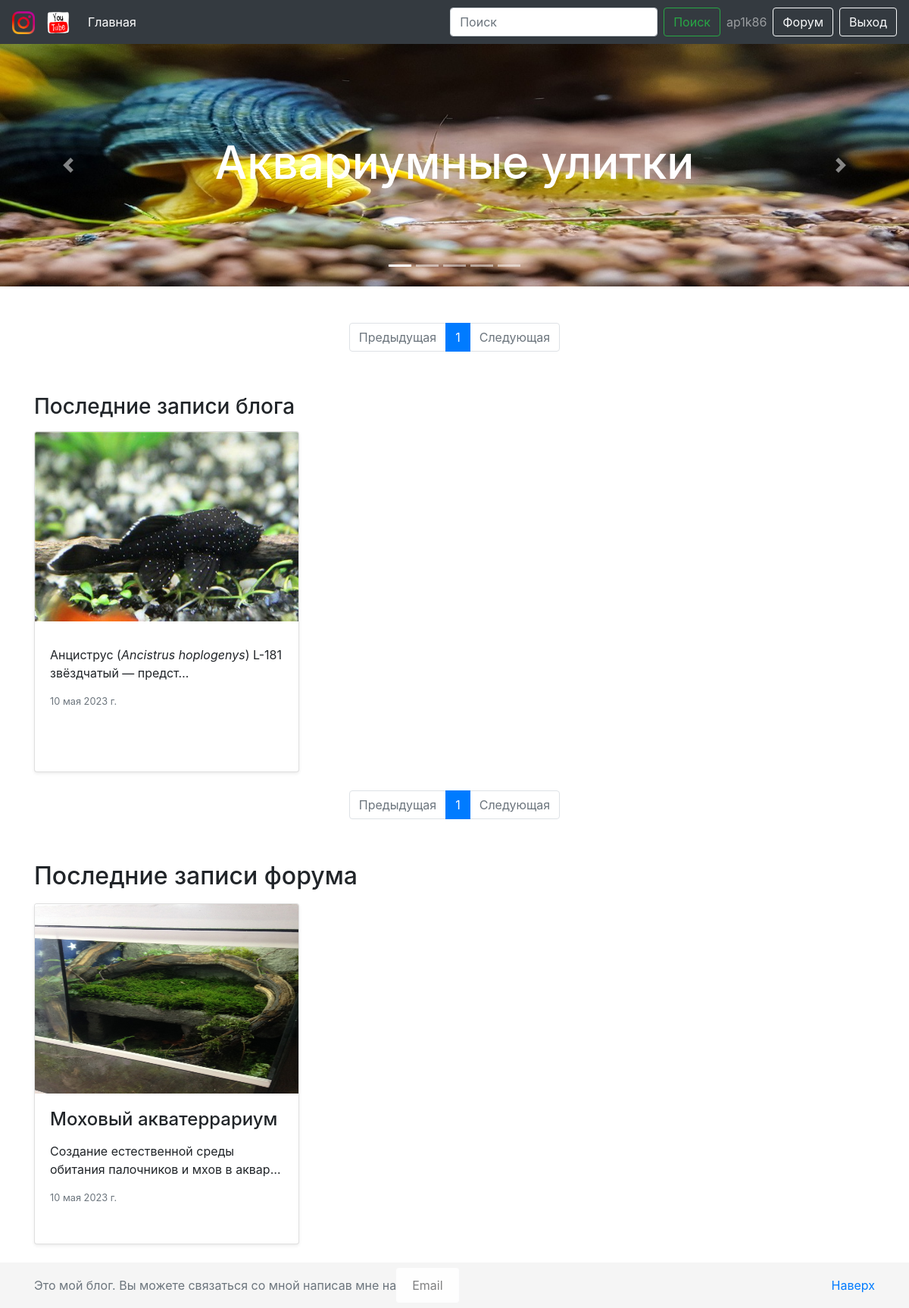
The app's page / (signed in), older data.
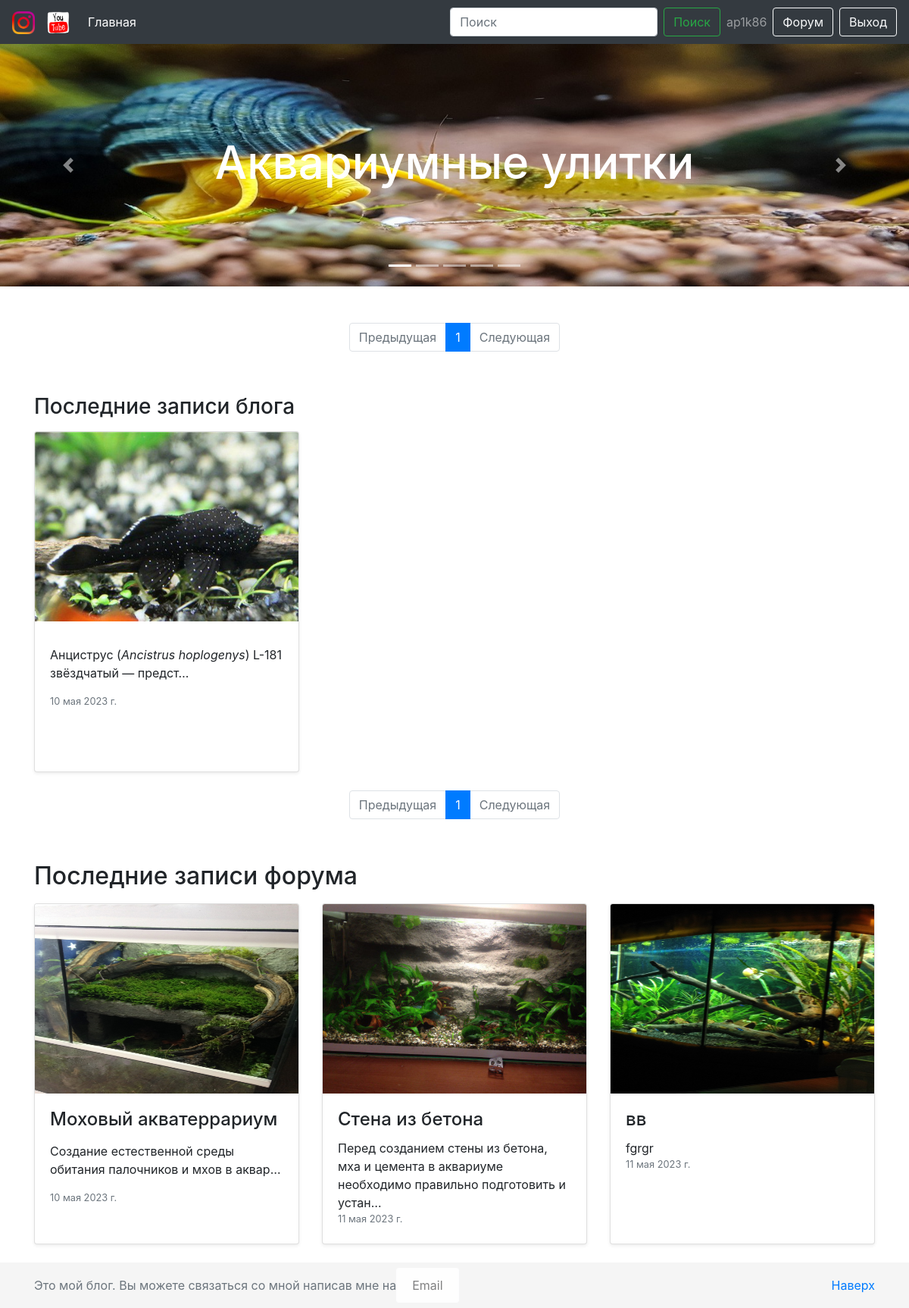
The same page, newer data.
### myblog/models.py (models this page shows, shortened)
class Post(models.Model):
    title = models.CharField(max_length=200, verbose_name="Заголовок:")
    url = models.SlugField(verbose_name='URL-адрес(авто):')
    description = RichTextUploadingField(verbose_name='Описание')
    content = RichTextUploadingField(verbose_name='Подробное описание:')
    options = RichTextUploadingField(verbose_name='Параметры содержания:')
    image = models.ImageField(verbose_name='Фото:')
    created_at = models.DateField(default=timezone.now, verbose_name='Дата создания:')
    author = models.ForeignKey(User, on_delete=models.CASCADE, default=User.objects.all, verbose_name='Автор:')
    keyword = models.CharField(max_length=200, default='123', verbose_name='Слова для поиска:')
    objects = models.Model
    class Meta:
        verbose_name = 'Пост главной страницы'
        verbose_name_plural = 'Посты на главной странице'

class ForumPost(models.Model):
    title = models.CharField(max_length=200, verbose_name="Заголовок:")
    url = AutoSlugField(unique=True, verbose_name='URL-адрес(авто):')  # https://pypi.org/project/django-autoslug/
    content = RichTextUploadingField(verbose_name="Описание:")
    image = models.ImageField(upload_to='forum', verbose_name='Фото:')
    created_at = models.DateField(default=timezone.now, verbose_name='Дата создания поста:')
    author = models.ForeignKey(User, on_delete=models.CASCADE, verbose_name="Автор:", default=User.objects.all)
    objects = models.Model
    class Meta:
        verbose_name = 'Пост на форуме'
        verbose_name_plural = 'Посты на форуме'

### myblog/views.py (the view)
# urls.py: path('', MainView.as_view(), name='index'),
class MainView(View):
    @staticmethod
    def get(request, *args, **kwargs):
        posts = Post.objects.all()
        paginator = Paginator(posts, 6)
        page_number = request.GET.get('page')
        page_obj = paginator.get_page(page_number)
        posts_forum = ForumPost.objects.all()
        paginator_forum = Paginator(posts_forum, 3)  # Для последних записей блога.
        page_number_forum = request.GET.get('page')
        page_obj_forum = paginator_forum.get_page(page_number_forum)
        context = {
            'page_obj': page_obj,
            'page_obj_forum': page_obj_forum,
        }
        return render(request, 'myblog/home.html', context=context)

### templates/myblog/home.html (shortened to what the changed rows need)
{% extends './base.html' %}
{% load static %}
{% block pagination_1 %}
{% if page_obj_forum %}
<div>
    <br>
    <br>
    <nav aria-label="Paginate me">
        <ul class="pagination justify-content-center">
            {% for i in page_obj.paginator.page_range %}
            {% if i == page_obj.number %}
            <li class="page-item active"><a class="page-link" href="?page={{ i }}">{{ i }}</a></li>
            {% else %}
            <li class="page-item"><a class="page-link" href="?page={{ i }}">{{ i }}</a></li>
            {% endif %}
            {% endfor %}
        </ul>
    </nav>
    <br>
</div>
{% endif %}
{% endblock pagination_1 %}
{% block content %}
<div class="container">
    <div class="row">
        {% for post in page_obj %}
        <div class="col-md-4">
            <div class="card mb-4 shadow-sm for_content">
                <a href="{% url 'post_detail' slug=post.url %}"><img src="media/{{ post.image }}" alt=""
                                                                     class="card-img-top foto"></a>
                <div class="card-body">
                    {{ post.description|safe|truncatechars:100 }}
                    <div class="d-flex justify-content-between align-items-center">
                        <small class="text-muted">{{ post.created_at }}</small>
                    </div>
                </div>
            </div>
        </div>
        {% endfor %}
    </div>
</div>
{% endblock content %}
{% block pagination_2 %}
{% if page_obj_forum %}
<nav aria-label="Paginate me">
    <ul class="pagination justify-content-center">
        {% for i in page_obj.paginator.page_range %}
        {% if i == page_obj.number %}
        <li class="page-item active"><a class="page-link" href="?page={{ i }}">{{ i }}</a></li>
        {% else %}
        <li class="page-item"><a class="page-link" href="?page={{ i }}">{{ i }}</a></li>
        {% endif %}
        {% endfor %}
    </ul>
</nav>
{% endif %}
<br>
{% endblock pagination_2 %}
{% block forum %}
{% if user.is_authenticated %}
<div class="container">
    {% if page_obj_forum %}
    <h2 class="my-3">Последние записи форума</h2>
    {% else %}
    <h3 class="my-3">Нет записей на форуме</h3>
    {% endif %}
    <div class="row">
        {% for post in page_obj_forum %}
        <div class="col-md-4">
            <div class="card mb-4 shadow-sm for_content">
                <a href="{% url 'forum_detail' slug=post.url %}"><img src="media/{{ post.image }}" alt="" class="card-img-top foto"></a>
                <div class="card-body">
                    <h4 class="card-title">{{ post.title }}</h4>
                    {{ post.content|safe|truncatechars:100 }}
                    <div class="d-flex justify-content-between align-items-center">
                        <small class="text-muted">{{ post.created_at }}</small>
                    </div>
                </div>
            </div>
        </div>
        {% endfor %}
    </div>
</div>
{% endif %}
{% endblock forum %}

Row changes from the older to the newer data that the page shows:
added ForumPost: image (picture), title "Стена из бетона", content "Перед созданием стены из бетона, мха и цемента в аквариуме необходимо правильно подготовить и устан…", created_at "11 мая 2023 г."
added ForumPost: image (picture), title "вв", content "fgrgr", created_at "11 мая 2023 г."
